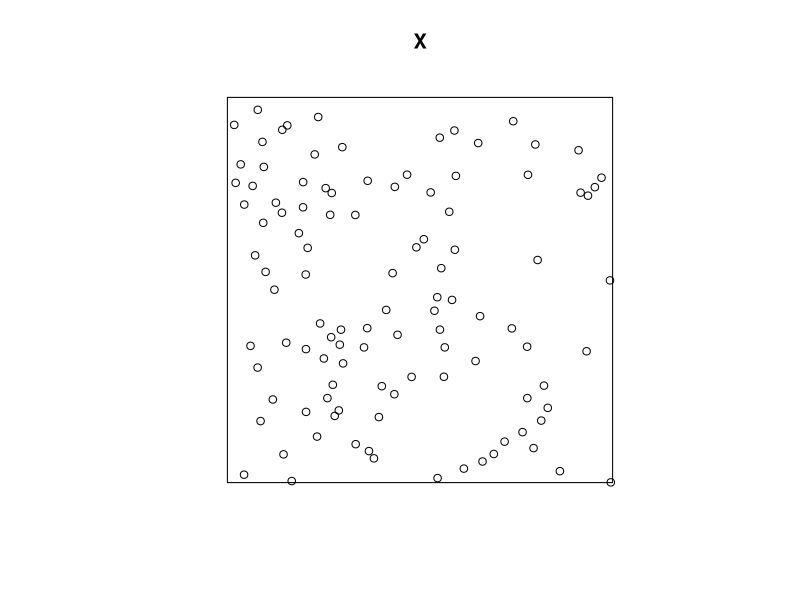
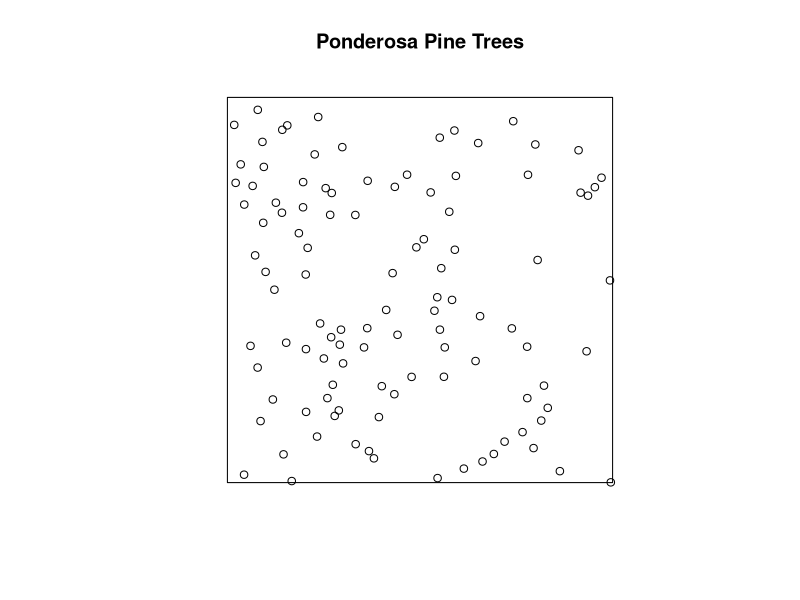
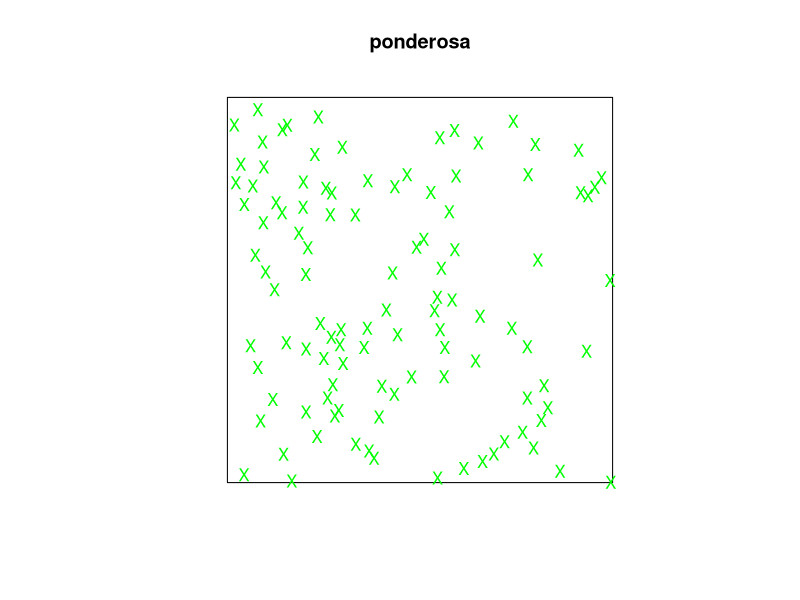
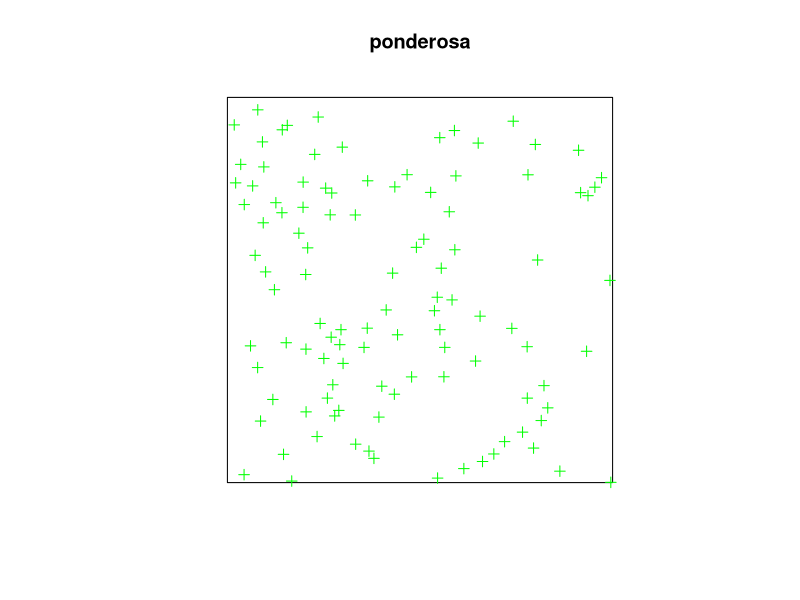
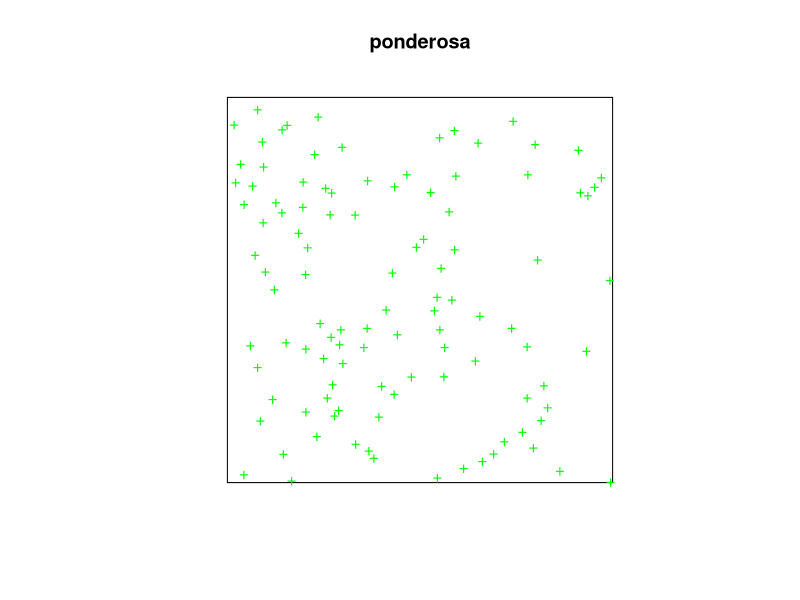
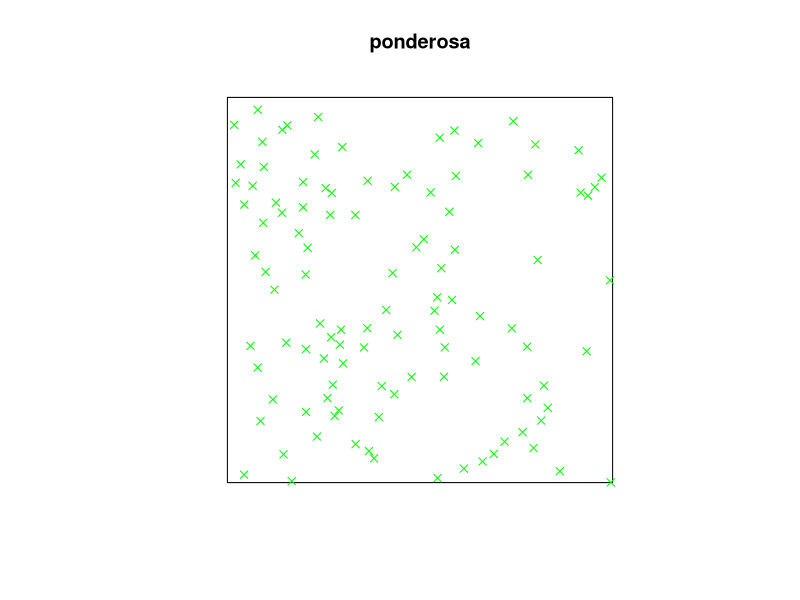
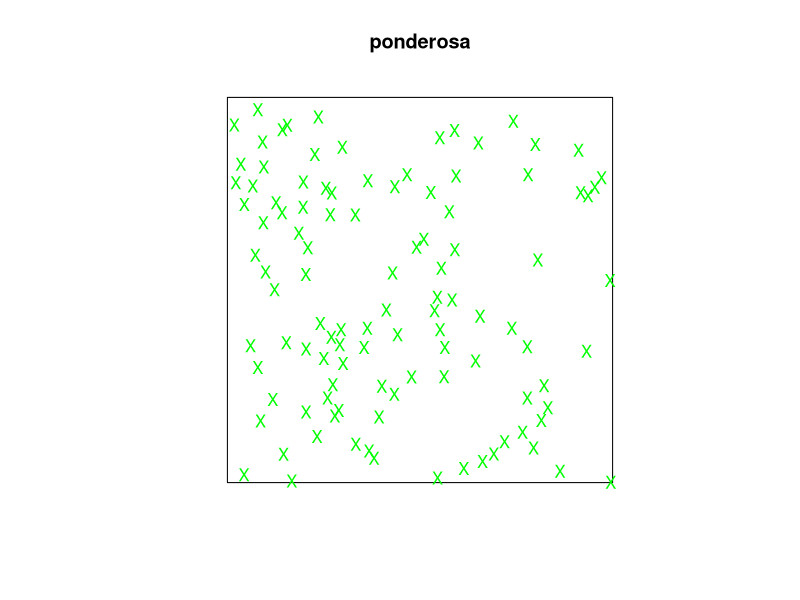
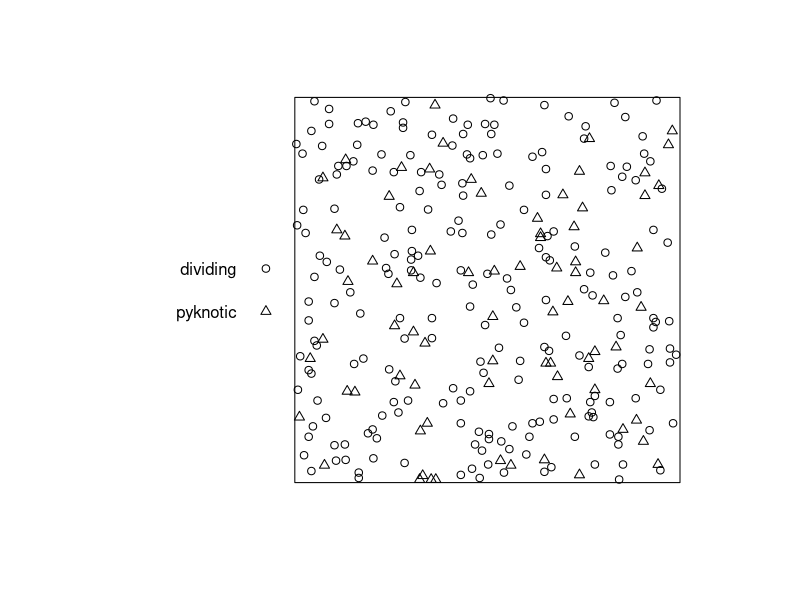

Recreate these plots in R, in order.
## ---- chunk 1
# This option turns evaluation of R code off in this document. Remove it
# if you use it as a template for solving the lab exercise.
knitr::opts_chunk$set(eval = TRUE)
## ---- chunk 2
library(spatstat)
## ---- chunk 3
    X <- ponderosa
## ---- chunk 4
    plot(X)
## ---- chunk 5
    npoints(X)
    print(X)
## ---- chunk 6
    Window(X)
## ---- chunk 7
    intensity(X)
## ---- chunk 8
    summary(X)
## ---- chunk 9
    plot(ponderosa, main = "Ponderosa Pine Trees")
## ---- chunk 10
    plot(ponderosa, chars="X", cols="green")
## ---- chunk 11
    plot(ponderosa, chars=3, cols="green")
    plot(ponderosa, chars="+", cols="green")
    plot(ponderosa, chars=4, cols="green")
    plot(ponderosa, chars="X", cols="green")
## ---- chunk 12
    plot(hamster, main = "")
## ---- chunk 13
    plot(hamster, main = "", cols = c("red", "blue"), chars = c(3, 5))
## ---- chunk 14
    plot(split(hamster), main = "")
## ---- chunk 15
x <- c(13, 15, 27, 17, 8, 8, 1, 14, 19, 23)
y <- c(3, 15, 7, 11, 10, 17, 29, 22, 19, 29)
## ---- chunk 16
w <- owin(c(0, 30), c(0, 30), unitname = c("micron", "microns"))
## ---- chunk 17
P <- ppp(x = x, y = y, window = w)
plot(P, main = "Scintillation events")
## ---- chunk 18
    dat <- read.table(file = "../Data/anthills.txt", header = TRUE)
## ---- chunk 19
    head(dat)
## ---- chunk 20
    hills <- with(dat, ppp(x, y, xrange = c(0, 1200), yrange = c(0, 1500), 
                           units=c("metre", "metres")))
## ---- chunk 21
    plot(hills, pch = 16, cex = 0.3, main = "Anthill locations")
